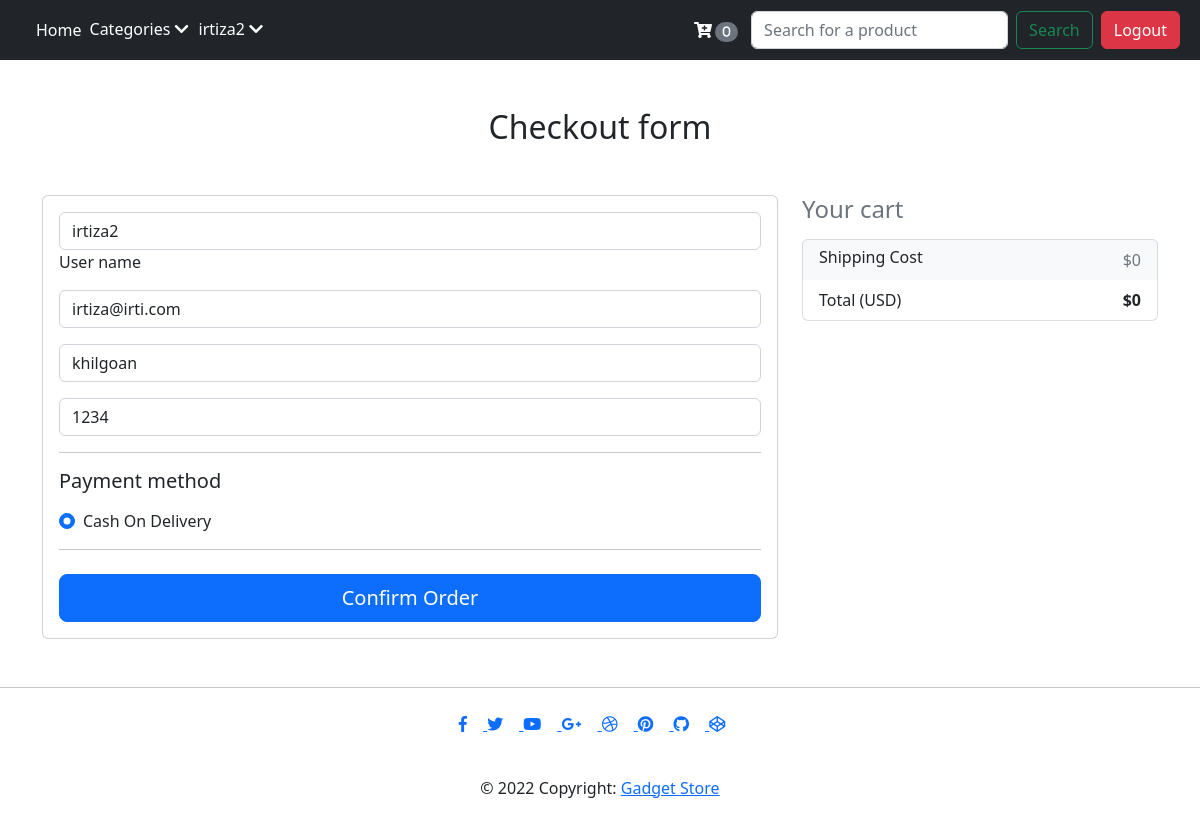
Screenshot of /checkout.php (signed in) with the database file from the repository.
### tables this page shows
CREATE TABLE `users` (
  `user_id` int(255) NOT NULL,
  `user_name` varchar(255) NOT NULL,
  `user_email` varchar(255) NOT NULL,
  `user_pass` varchar(255) NOT NULL,
  `user_address` varchar(255) NOT NULL,
  `user_phone_no` text NOT NULL,
  `user_type` varchar(255) NOT NULL DEFAULT 'user',
  `user_created_timestamp` datetime NOT NULL DEFAULT current_timestamp()
);

### checkout.php (the view, shortened to what this page needs)
<!DOCTYPE html>
<html lang="en">
<head>
    <link href="https://cdn.jsdelivr.net/npm/bootstrap@5.2.2/dist/css/bootstrap.min.css" rel="stylesheet"
>
</head>
<body>
    <?php
    include 'partials/_header.php';
    if(isset($_SESSION['loggedIn']) && $_SESSION['loggedIn']=='true'){
        $id = $_SESSION['user_id'];
        $sql= "SELECT * FROM `users` WHERE user_id = '$id'";
        $result = mysqli_query($conn,$sql);
        while($row = mysqli_fetch_assoc($result)){
            $name = $row['user_name'];
            $email = $row['user_email'];
            $phone = $row['user_phone_no'];
            $address = $row['user_address'];
        }
    echo'
    <main class="mt-5">
        <div class="container wow fadeIn">
            <h2 class="my-5 h2 text-center">Checkout form</h2>
            <div class="row">
                <div class="col-md-8 mb-4">
                    <div class="card">
                        <form class="card-body" action="/store/partials/_handleCheckout.php" method="post">
                            <div class="row">
                                <div class="col-md-12 mb-2">
                                    <div class="md-form ">
                                        <input type="text" class="form-control" placeholder="Username" aria-describedby="" name="userName" value="'.$name.'" required>
                                        <input type="hidden" name="userId" value="'.$id.'">
                                        <label for="firstName" class="">User name</label>
                                    </div>
                                </div>
                            </div>
                            <div class=" md-form mb-3">
                                <input type="text" id="email" class="form-control" placeholder="youremail@example.com"
                                    name="email" value="'.$email.'" required>
                            </div>
                            <div class="md-form mb-3">
                                <input type="text" id="address" class="form-control" placeholder="Enter Your Address"
                                    name="address" value="'.$address.'" required>
                            </div>
                            <div class="md-form mb-3">
                                <input type="text" id="phone" name="phone" class="form-control" placeholder="Enter Your Phone Number" value="'.$phone.'" required>
                            </div>
                            <hr>
                            <h5>Payment method</h5>
                            <div class="d-block my-3">';
                            if(isset($_SESSION['stipePay']) && $_SESSION['stipePay'] == true){
                                echo'<input class="form" type="hidden" name="exampleRadios" id="exampleRadios1" value="stripe">';
                                echo '<div class="alert alert-success alert fade show" role="alert">
                                <strong>Success!</strong> Your payment is successfully done via Stripe.
                              </div>';
                            }else{
                                echo'
                                <div class="form-check">
                                <input class="form-check-input" type="radio" name="exampleRadios" id="exampleRadios1" value="cod" checked>
                                <label class="form-check-label" for="exampleRadios1">
                                    Cash On Delivery
                                </label>
                                </div>';}
                                echo'
                            </div>
                            <hr class="mb-4">';
                                echo'<button class="btn btn-primary btn-lg btn-block" type="submit">Confirm Order</button>';
                            echo'</form>
                            </div>
                            </div>';
    echo'
    <div class="col-md-4 mb-4">
        <h4 class="d-flex justify-content-between align-items-center lh-condensed mb-3">
            <span class="text-muted">Your cart</span>
            <span class="rounded-circle text-muted">'.$cCount.'</span>
        </h4>
        <ul class="list-group mb-3 z-depth-1">';
            $ship = ($bill*0.1);
            if($bill<500){ $bill +=$ship; } echo' <li class="list-group-item d-flex justify-content-between bg-light">
                <div class="">
                    <h6 class="my-0">Shipping Cost</h6>
                </div>';
                if($bill<500){ echo'<span class="text-muted">$'.$ship.'</span>';
                    }else{
                    echo'<span class="text-muted"
                        style="text-decoration: line-through;font-weight: 400;color:#888;">$'.$ship.'</span>
                    <span class="text-muted">$0</span>';
                    }
                    echo'</li>
                    <li class="list-group-item d-flex justify-content-between">
                        <span>Total (USD)</span>';
                        echo'<strong>$'.$bill.'</strong>
                    </li>
        </ul>';
    echo'</div>
    </div>
    </div>
    </main>';
    $_SESSION['bill']=$bill;}
    else{
    header('Location:login.php');
    }
    ?>
    <?php include 'partials/_footer.php'; ?>
</body>
</html>

### rows the page displays
users: userName "irtiza2", email "irtiza@irti.com", address "khilgoan", phone "1234"

### other values shown
$curUserName "irtiza2"
$c "0"
$ship "0"
$bill "0"
